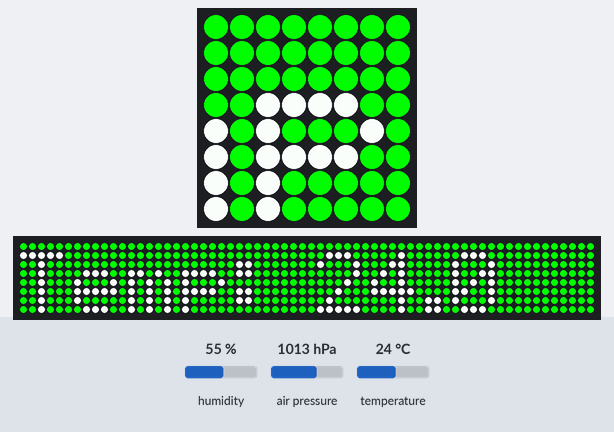
A program run on a simulated Raspberry Pi (BCM pin numbers) with a Sense HAT. Parts: the Sense HAT's 8×8 RGB LED matrix, a strip that is not on the board, showing the scrolling text unrolled. Inputs (shaded band) come from the test bench; at power-on: temperature 24 °C, air pressure 1013 hPa, humidity 55 %. The 64×8 strip is a reading aid, not a part: it shows the text the matrix is scrolling, unrolled, one strip-width of it at a time.

Above: at 1.25 s.
1.3 s: temperature set to 12 °C
At 9.62 s:
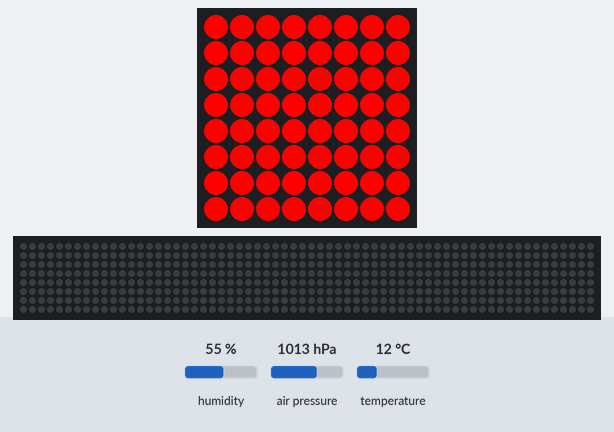
10.8 s: temperature set to 19 °C
At 19.2 s:
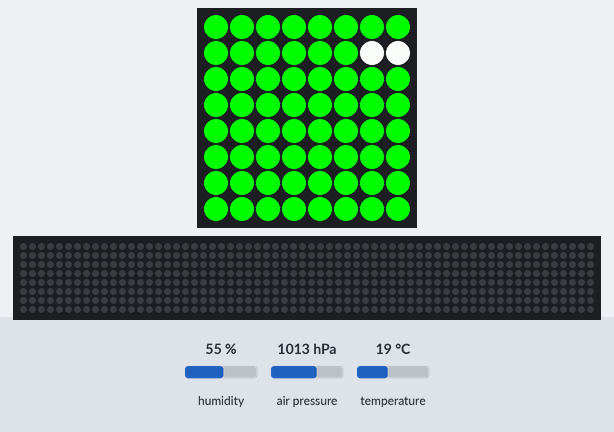
20.6 s: air pressure set to 952 hPa
At 33.51 s:
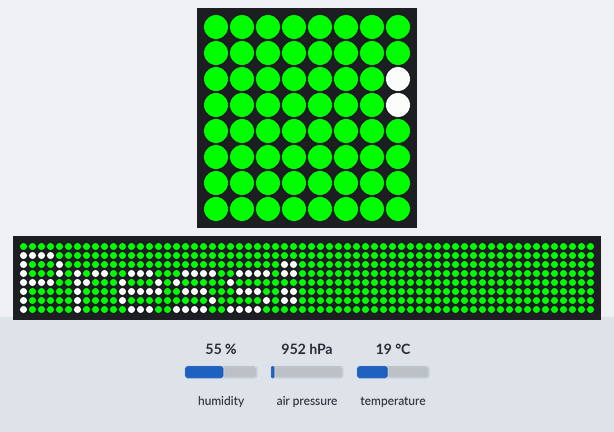

Measured:
- after the input at 1.3 s, the LEDs: first differ from a run without the input after 8.3 s (image 1)
- after the input at 10.8 s, the LEDs: first differ from a run without the input after 8.3 s (image 2 shows a later state)

The program:

sensors.py
```python
from sense_hat import SenseHat

sense = SenseHat()

sense.set_rotation(180)

green = (0,255,0)
red = (255,0,0)

temp_low = 18.3
temp_high = 26.7

while True:

  # Take readings from all three sensors
  t = sense.get_temperature()
  p = sense.get_pressure()
  h = sense.get_humidity()

  # Round the values to one decimal place
  t = round(t, 1)
  p = round(p, 1)
  h = round(h, 1)

  # Create the message
  # str() converts the value to a string so it can be concatenated
  message = "Temp: " + str(t) + " Press: " + str(p) + " Hum: " + str(h)

  if t > temp_low and t < temp_high:
    bg = green
  else:
    bg = red

  # Display the scrolling message
  sense.show_message(message, back_colour=bg, scroll_speed=0.05)
```
